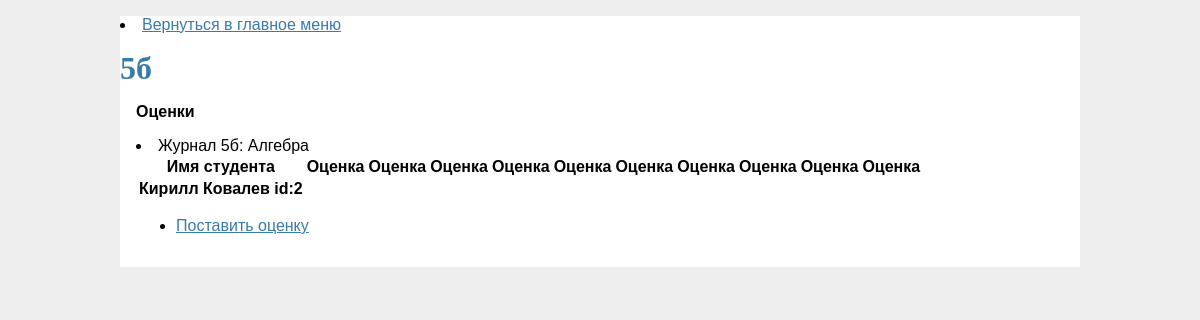
The app's page /journal/5б/Алгебра with its own data.
### teacher/model.py (models this page shows, shortened)
class Course(db.Model):
    __tablename__ = 'courses'
    id = db.Column(db.Integer, primary_key=True)
    course_name = db.Column(db.String(50), nullable = True)

class Student(db.Model):
    __tablename__ = 'students'
    id = db.Column(db.Integer, primary_key=True)
    fullname = db.Column(db.String(50), nullable = True)
    group_id = db.Column(db.Integer, db.ForeignKey('groups.id'))
    group = relationship("Group", backref="students")

### teacher/__init__.py (the view)
    @app.route('/journal/<group>/<course>', methods=('POST', 'GET'))
    def get_estimates_table(group, course):
        group_in_database = Group.query.filter(Group.group_name == group).first()
        students = Student.query.filter(Student.group_id == group_in_database.id).all()
        course_in_database = Course.query.filter(Course.course_name == course).first()
        estimates = Estimate.query.filter(Estimate.course_id == course_in_database.id).all()
        return render_template('estimates.html', students=students, course=course, group=group, estimates=estimates)

### teacher/templates/estimates.html (shortened to what this page needs)
{% extends 'groups.html' %}
{% block content %}
<p><label>Оценки</label></p>
<li>Журнал {{ group }}:   {{ course }}</li>
<table>
    <thead>
      <tr>
        <th scope="col">Имя студента</th>
        <th scope="col">Оценка</th>
        <th scope="col">Оценка</th>
        <th scope="col">Оценка</th>
        <th scope="col">Оценка</th>
        <th scope="col">Оценка</th>
        <th scope="col">Оценка</th>
        <th scope="col">Оценка</th>
        <th scope="col">Оценка</th>
        <th scope="col">Оценка</th>
        <th scope="col">Оценка</th>
      </tr>
    </thead>
    <tbody>
        {% for student in students %}
      <tr>
        <th scope="row">{{ student.fullname }} id:{{ student.id }}</th>
      </tr>
      {% endfor %}
  </table>
<ul class="mainmenu">
    <li><a href="{{ url_for('add_estimate', group=group, course=course) }}">Поставить оценку</a></li>
</ul>
{% endblock %}

### teacher/static/style.css (style rules this page uses)
html { font-family: sans-serif; background: #eee; padding: 1rem; }
body { max-width: 960px; margin: 0 auto; background: white; }
a { color: #377ba8; }
.content label { font-weight: bold; margin-bottom: 0.5em; }

### records on screen
Course: course_name "Алгебра"
Student: fullname "Кирилл Ковалев", id "2"

### other values on screen
{{ group }} "5б"
